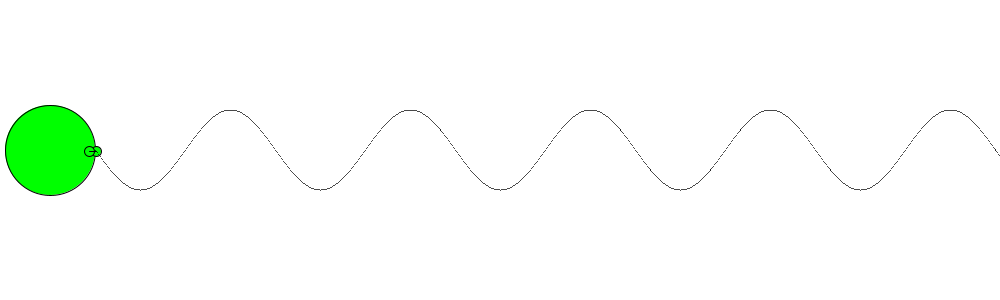
Frame 1 (no input)
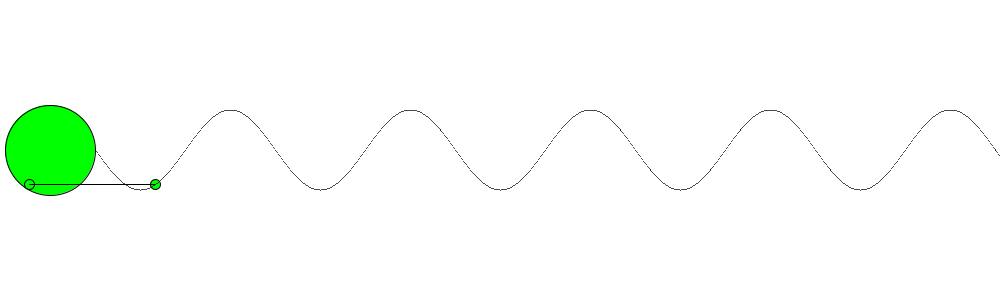
Frame 60 (the mouse pressed at the canvas centre just before this capture)
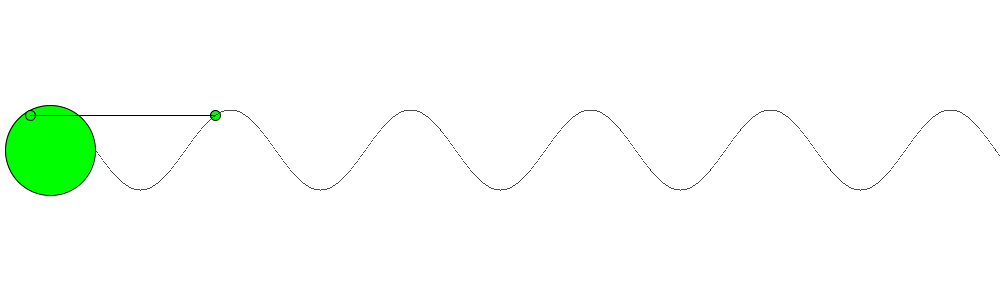
Frame 120 (the mouse held since frame 60 and released just before this capture)

The Processing sketch that drew these frames (run headless with seeded random() and noise(); from frame 60 on, the mouse is pressed at the canvas centre):

// Processing sketch: processing_131733
// ── processing_131733.pde

// James Robe
// Feb, 2, 2014
// circle exersizes

// 
float x = 95;

// angle controls 
float angle = 0;
float angle2 = 0;
float radius = 40;
float inc = 2;
float inc2 = 2;
float y = sin(radians(angle)) * radius;
float y2 = sin(radians(angle)) * radius;
float x1 = cos(radians(angle)) * radius + 50; 
float x2 = 0;
float circe1 = 90;



void setup()
{
 size(1000, 300); 
}

void draw()
{
  smooth();
    background(255);
    fill(0, 255, 0);
    
// larger static circle that the smaller circle revolves around
ellipse(50, 150, circe1, circe1);
// resets the angle to be zero once the angle value has exceeded 360
  if (angle >= 360)
  {
    angle = 0;
  }
// resets the circle that moves laterally along the sine function to be zero 
  if ( x >= 1000)
  {
    x = 140;
    angle = 0;
     y = sin(radians(angle)) * radius;
  }
  
  // increases the angle by the incrimint every cycle
   angle += inc;
  // resets y and x to be equal to the new circulat position
    y = sin(radians(angle)) * radius + 150;
    x1 = cos(radians(angle)) * radius + 50; 
    
  x = x + 1;  // moves the smaller circle latterally. 
    ellipse(x, y, 10, 10);
    ellipse(x1, y, 10, 10);
    angle2 = 0;
    // this segment is what draws the line and moves it
    // along an incrementing x path
     for (int i = 0; i< width; i++){
    y2 = 150 + sin(radians(angle2))*(radius);
    point(95 + i, y2);
    angle2 += inc2;
  }
 // this creates the line between the two moving circles 
  line(x1, y, x, y);
  

}
